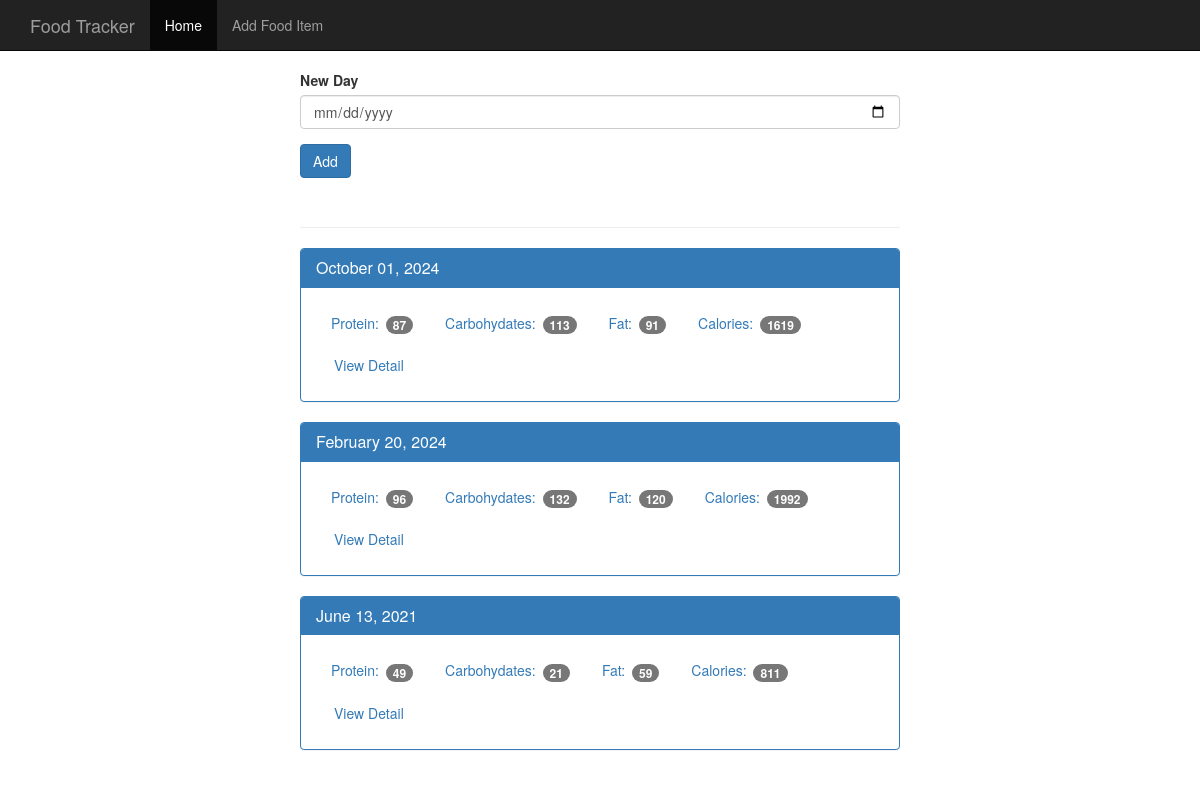
The page / on the database its author committed.
### tables this page shows
CREATE TABLE log_date(
    id integer primary key autoincrement,
    entry_date date not null
);

### app.py (the view)
@app.route('/', methods=['GET', 'POST'])
def index():
    db = get_db()
    if request.method == 'POST':
        date = request.form['date'] # assuming date is in YYYY-MM-DD format
        dt = datetime.strptime(date, '%Y-%m-%d')
        database_date = datetime.strftime(dt, '%Y%m%d')
        db.execute('insert into log_date (entry_date) values (?)', [database_date])
        db.commit()
    cur = db.execute('''select log_date.entry_date, sum(food.protein) as protein, sum(food.carbohydrates) as carbohydrates, sum(food.fat) as fat, sum(food.calories) as calories
                        from log_date
                        join food_date on food_date.log_date_id = log_date.id
                        join food on food.id = food_date.food_id
                        group by log_date.id
                        order by log_date.entry_date desc''')
    results = cur.fetchall()
    date_results = []
    for res in results:
        single_date = {}
        single_date['entry_date'] = res['entry_date']
        single_date['protein'] = res['protein']
        single_date['carbohydrates'] = res['carbohydrates']
        single_date['fat'] = res['fat']
        single_date['calories'] = res['calories']
        d = datetime.strptime(str(res['entry_date']), '%Y%m%d')
        single_date['pretty_date'] = datetime.strftime(d, '%B %d, %Y')
        date_results.append(single_date)
    return render_template('home.html', results=date_results)

### database.py (called while the page is built)
def connect_db():
    sql = sqlite3.connect('/Users/runyuding/Desktop/flask_food_tracker_app/flask/food_log.db')
    sql.row_factory = sqlite3.Row
    return sql

def get_db():
    if not hasattr(g, 'sqlite3'):
        g.sqlite_db = connect_db()
    return g.sqlite_db

### templates/home.html
{% extends "base.html" %}
{% block body %}
    <nav class="navbar navbar-inverse navbar-fixed-top">
      <div class="container">
        <div class="navbar-header">
          <a class="navbar-brand" href="{{ url_for('index') }}">Food Tracker</a>
        </div>
        <div id="navbar" class="navbar-collapse collapse">
          <ul class="nav navbar-nav">
            <li class="active"><a href="{{ url_for('index') }}">Home</a></li>
            <li><a href="{{ url_for('food') }}">Add Food Item</a></li>
          </ul>
        </div>
      </div>
    </nav>
    <div class="container theme-showcase col-sm-6 col-sm-offset-3" role="main">
      <div class="row">
        <div>
          <form method="POST" action="/">
            <div class="form-group">
              <label for="new-day">New Day</label>
              <input type="date" class="form-control" name="date" id="new-day">
            </div>
            <button type="submit" class="btn btn-primary">Add</button>
          </form>
          <div class="page-header"></div>
          {% for r in results %}
          <div class="panel panel-primary">
            <div class="panel-heading">
              <h3 class="panel-title">{{ r.pretty_date }}</h3>
            </div>
            <div class="panel-body">
              <ul class="nav nav-pills" role="tablist">
                <li><a>Protein: <span class="badge">{{ r.protein }}</span></a></li>
                <li><a>Carbohydates: <span class="badge">{{ r.carbohydrates }}</span></a></li>
                <li><a>Fat: <span class="badge">{{ r.fat }}</span></a></li>
                <li><a>Calories: <span class="badge">{{ r.calories }}</span></a></li>
                <li><a href="{{ url_for('view', date=r.entry_date) }}" type="button" class="btn btn-link">View Detail</a></li>
              </ul>
            </div>
          </div>
          {% endfor %}
        </div>
      </div>
    </div>
{% endblock %}

### static/theme.css (style rules this page uses)
body { padding-top: 70px; padding-bottom: 30px; }

### rows shown on the page
log_date: pretty_date "October 01, 2024", protein "87", carbohydrates "113", fat "91", calories "1619"
log_date: pretty_date "February 20, 2024", protein "96", carbohydrates "132", fat "120", calories "1992"
log_date: pretty_date "June 13, 2021", protein "49", carbohydrates "21", fat "59", calories "811"
